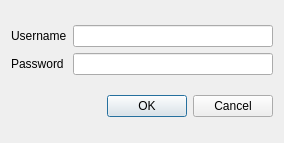
<?xml version="1.0" encoding="UTF-8"?>
<ui version="4.0">
 <class>LoginDialog</class>
 <widget class="QDialog" name="LoginDialog">
  <property name="geometry">
   <rect>
    <x>0</x>
    <y>0</y>
    <width>284</width>
    <height>143</height>
   </rect>
  </property>
  <property name="windowTitle">
   <string>Authenticate</string>
  </property>
  <layout class="QVBoxLayout" name="verticalLayout">
   <item>
    <layout class="QGridLayout" name="gridLayout">
     <item row="0" column="0">
      <widget class="QLabel" name="label">
       <property name="text">
        <string>Username</string>
       </property>
      </widget>
     </item>
     <item row="0" column="1">
      <widget class="QLineEdit" name="m_Username"/>
     </item>
     <item row="1" column="0">
      <widget class="QLabel" name="label_2">
       <property name="text">
        <string>Password</string>
       </property>
      </widget>
     </item>
     <item row="1" column="1">
      <widget class="QLineEdit" name="m_Password">
       <property name="echoMode">
        <enum>QLineEdit::Password</enum>
       </property>
      </widget>
     </item>
    </layout>
   </item>
   <item>
    <widget class="QDialogButtonBox" name="buttonBox">
     <property name="orientation">
      <enum>Qt::Horizontal</enum>
     </property>
     <property name="standardButtons">
      <set>QDialogButtonBox::Cancel|QDialogButtonBox::Ok</set>
     </property>
    </widget>
   </item>
  </layout>
 </widget>
 <resources/>
 <connections>
  <connection>
   <sender>buttonBox</sender>
   <signal>accepted()</signal>
   <receiver>LoginDialog</receiver>
   <slot>accept()</slot>
   <hints>
    <hint type="sourcelabel">
     <x>248</x>
     <y>254</y>
    </hint>
    <hint type="destinationlabel">
     <x>157</x>
     <y>274</y>
    </hint>
   </hints>
  </connection>
  <connection>
   <sender>buttonBox</sender>
   <signal>rejected()</signal>
   <receiver>LoginDialog</receiver>
   <slot>reject()</slot>
   <hints>
    <hint type="sourcelabel">
     <x>316</x>
     <y>260</y>
    </hint>
    <hint type="destinationlabel">
     <x>286</x>
     <y>274</y>
    </hint>
   </hints>
  </connection>
 </connections>
</ui>
